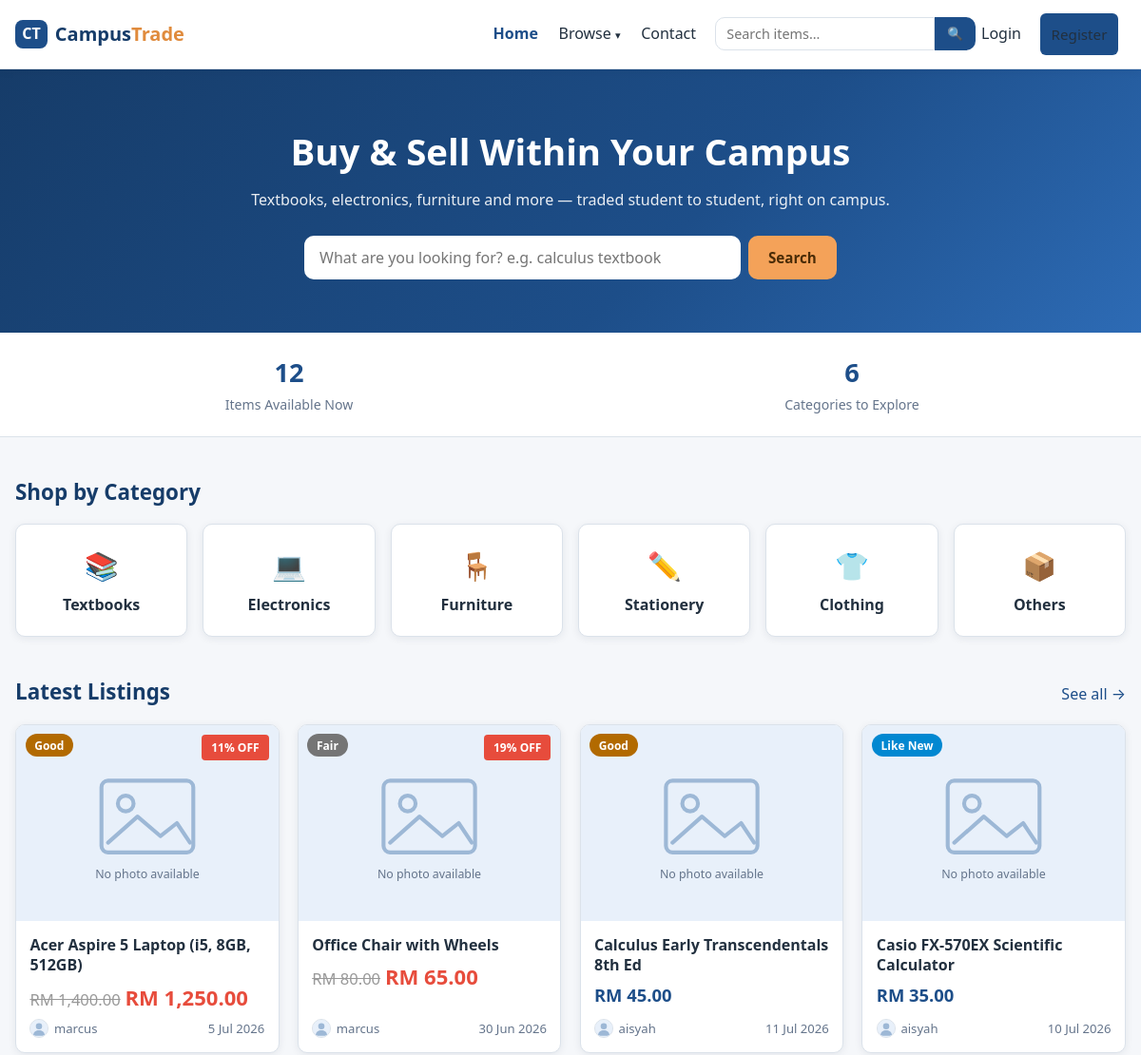
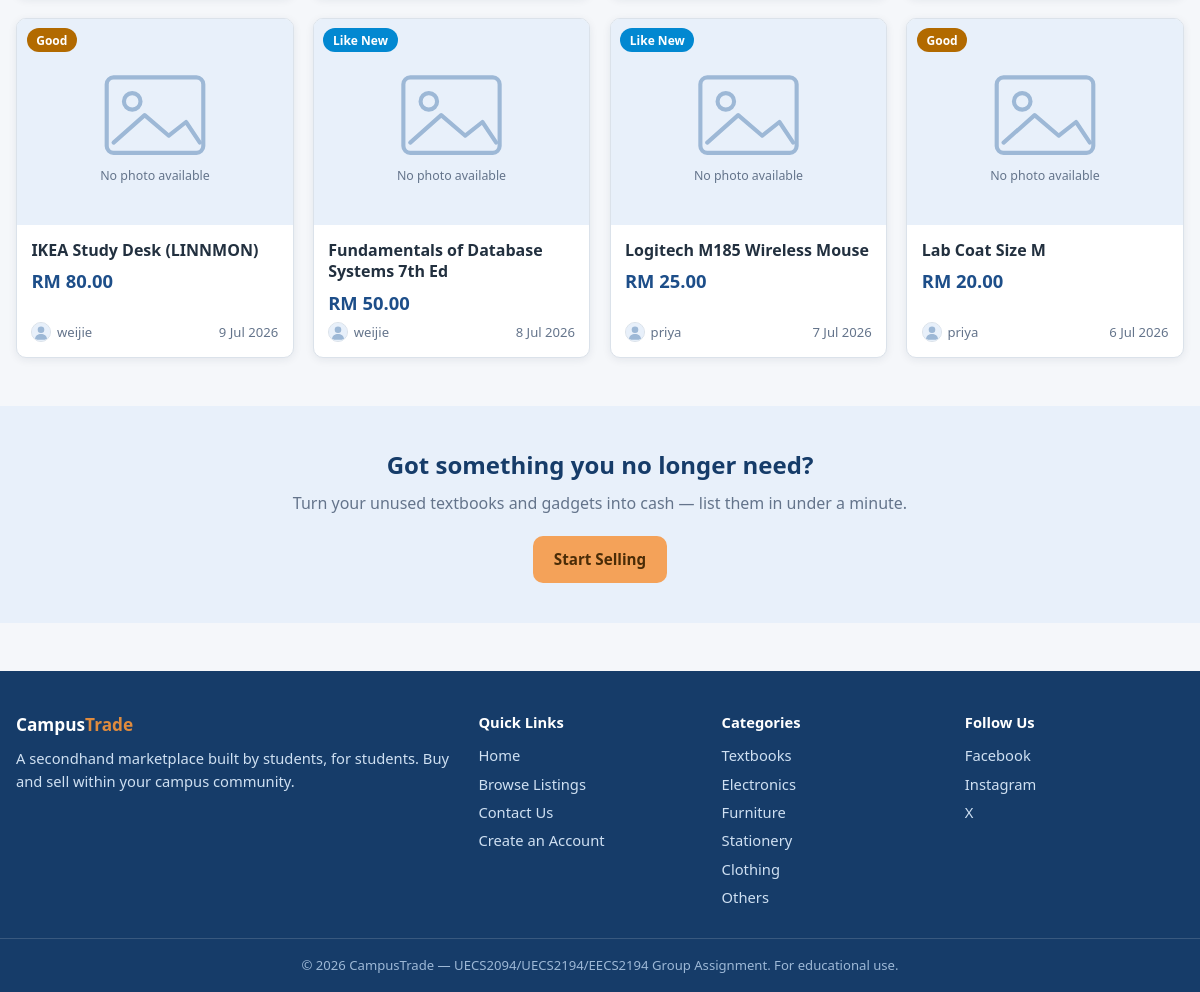
The page / on the database its author committed (2 pictures, top to bottom).
### tables this page shows
CREATE TABLE listings (
  listing_id     INT AUTO_INCREMENT PRIMARY KEY,
  user_id        INT NOT NULL,
  title          VARCHAR(100) NOT NULL,
  description    TEXT NOT NULL,
  price          DECIMAL(10,2) NOT NULL,
  original_price DECIMAL(10,2) NULL,
  is_discounted  TINYINT(1) NOT NULL DEFAULT 0,
  discounted_at  DATETIME NULL,
  category       VARCHAR(50) NOT NULL,
  item_condition ENUM('New','Like New','Good','Fair') NOT NULL,
  image          VARCHAR(255) NULL,
  status         ENUM('Available','Sold','Reserved') NOT NULL DEFAULT 'Available',
  created_at     DATETIME NOT NULL DEFAULT CURRENT_TIMESTAMP,
  updated_at     DATETIME NULL ON UPDATE CURRENT_TIMESTAMP,
  CONSTRAINT fk_listings_user FOREIGN KEY (user_id)
    REFERENCES users(user_id) ON DELETE CASCADE
);

CREATE TABLE users (
  user_id       INT AUTO_INCREMENT PRIMARY KEY,
  username      VARCHAR(50)  NOT NULL UNIQUE,
  email         VARCHAR(100) NOT NULL UNIQUE,
  password      VARCHAR(255) NOT NULL,
  phone         VARCHAR(20)  NULL,
  profile_image VARCHAR(255) NOT NULL DEFAULT 'default.png',
  qr_image      VARCHAR(255) NULL,
  role          ENUM('user','admin') NOT NULL DEFAULT 'user',
  created_at    DATETIME NOT NULL DEFAULT CURRENT_TIMESTAMP
);

### index.php (the view, shortened to what this page needs)
<?php
require_once __DIR__ . '/includes/db.php';
$stats = $conn->query(
    "SELECT COUNT(*) AS available_listings FROM listings WHERE status = 'Available'"
)->fetch_assoc();
$featured = $conn->query(
    "SELECT l.listing_id, l.title, l.price, l.original_price, l.is_discounted, l.item_condition, l.image, l.created_at, u.username, u.profile_image
     FROM listings l
     JOIN users u ON l.user_id = u.user_id
     WHERE l.status = 'Available'
     ORDER BY l.is_discounted DESC, l.created_at DESC
     LIMIT 8"
)->fetch_all(MYSQLI_ASSOC);
require_once __DIR__ . '/includes/header.php';
?>
<section class="hero">
    <div class="container hero-content">
        <h1>Buy &amp; Sell Within Your Campus</h1>
        <p>Textbooks, electronics, furniture and more — traded student to student, right on campus.</p>
        <form action="browse.php" method="get" class="hero-search" role="search">
            <input type="text" name="search" placeholder="What are you looking for? e.g. calculus textbook"
                   aria-label="Search listings">
            <button type="submit" class="btn btn-accent">Search</button>
        </form>
    </div>
</section>
<section class="stats-bar">
    <div class="container stats-grid stats-grid-2">
        <div class="stat">
            <span class="stat-number"><?= (int) $stats['available_listings'] ?></span>
            <span class="stat-label">Items Available Now</span>
        </div>
        <div class="stat">
            <span class="stat-number"><?= count(CATEGORIES) ?></span>
            <span class="stat-label">Categories to Explore</span>
        </div>
    </div>
</section>
<section class="container section">
    <h2 class="section-title">Shop by Category</h2>
    <div class="category-grid">
        <?php
        $category_icons = [
            'Textbooks'   => '&#128218;',
            'Electronics' => '&#128187;',
            'Furniture'   => '&#129681;',
            'Stationery'  => '&#9999;&#65039;',
            'Clothing'    => '&#128085;',
            'Others'      => '&#128230;',
        ];
        foreach (CATEGORIES as $cat): ?>
            <a class="category-card" href="browse.php?category=<?= urlencode($cat) ?>">
                <span class="category-icon"><?= $category_icons[$cat] ?></span>
                <span class="category-name"><?= e($cat) ?></span>
            </a>
        <?php endforeach; ?>
    </div>
</section>
<section class="container section">
    <div class="section-head">
        <h2 class="section-title">Latest Listings</h2>
        <a href="browse.php" class="see-all">See all &rarr;</a>
    </div>
    <?php if (!$featured): ?>
        <p class="empty-state">No listings yet — be the first to <a href="create_listing.php">sell an item</a>!</p>
    <?php else: ?>
        <div class="card-grid">
            <?php foreach ($featured as $item): ?>
                <a class="item-card" href="item.php?id=<?= (int) $item['listing_id'] ?>">
                    <div class="item-image">
                        <img src="<?= e(listing_image($item['image'])) ?>" alt="<?= e($item['title']) ?>">
                        <span class="badge <?= condition_class($item['item_condition']) ?>"><?= e($item['item_condition']) ?></span>
                        <?php if (has_discount($item)): ?>
                            <span class="discount-badge"><?= discount_pct($item) ?>% OFF</span>
                        <?php endif; ?>
                    </div>
                    <div class="item-body">
                        <h3 class="item-title"><?= e($item['title']) ?></h3>
                        <p class="item-price"><?= price_html($item) ?></p>
                        <p class="item-meta">
                            <span class="seller-chip">
                                <img src="<?= e(user_avatar($item['profile_image'])) ?>" alt="" class="avatar avatar-xs">
                                <?= e($item['username']) ?>
                            </span>
                            <span><?= format_date($item['created_at']) ?></span>
                        </p>
                    </div>
                </a>
            <?php endforeach; ?>
        </div>
    <?php endif; ?>
</section>
<section class="cta-strip">
    <div class="container">
        <h2>Got something you no longer need?</h2>
        <p>Turn your unused textbooks and gadgets into cash — list them in under a minute.</p>
        <a href="<?= is_logged_in() ? 'create_listing.php' : 'register.php' ?>" class="btn btn-accent">Start Selling</a>
    </div>
</section>
<?php require_once __DIR__ . '/includes/footer.php'; ?>

### includes/header.php (shortened to what this page needs)
<?php
$wishlist_count = 0;
$unread_count = 0;
$current_page = basename($_SERVER['PHP_SELF']);
?>
<!DOCTYPE html>
<html lang="en">
<head>
    <link rel="stylesheet" href="css/style.css">
</head>
<body>
<header class="navbar">
    <div class="navbar-inner">
        <a href="index.php" class="logo" aria-label="CampusTrade home">
            <span class="logo-mark">CT</span>
            <span class="logo-text">Campus<span class="logo-accent">Trade</span></span>
        </a>
        <nav class="nav-links" id="navLinks">
            <a href="index.php" class="<?= $current_page === 'index.php' ? 'active' : '' ?>">Home</a>
            <div class="dropdown">
                <a href="browse.php" class="dropdown-toggle <?= $current_page === 'browse.php' ? 'active' : '' ?>">
                    Browse <span class="caret">&#9662;</span>
                </a>
            </div>
            <a href="contact.php" class="<?= $current_page === 'contact.php' ? 'active' : '' ?>">Contact</a>
            <form action="browse.php" method="get" class="nav-search" role="search">
                <input type="text" name="search" placeholder="Search items..."
                       value="<?= e($_GET['search'] ?? '') ?>" aria-label="Search items">
                <button type="submit" aria-label="Search">&#128269;</button>
            </form>
            <?php if (is_logged_in()): ?>
                <a href="chat.php" class="wishlist-link <?= $current_page === 'chat.php' ? 'active' : '' ?>">
                    &#128172; Chats
                    <?php if ($unread_count > 0): ?>
                        <span class="wishlist-badge"><?= $unread_count ?></span>
                    <?php endif; ?>
                </a>
                <a href="wishlist.php" class="wishlist-link <?= $current_page === 'wishlist.php' ? 'active' : '' ?>">
                    &#9825; Wishlist
                    <?php if ($wishlist_count > 0): ?>
                        <span class="wishlist-badge"><?= $wishlist_count ?></span>
                    <?php endif; ?>
                </a>
                <div class="dropdown">
                    <a href="dashboard.php" class="dropdown-toggle user-toggle">
                        &#128100; <?= e($_SESSION['username']) ?> <span class="caret">&#9662;</span>
                    </a>
                    <div class="dropdown-menu">
                        <a href="dashboard.php">My Dashboard</a>
                        <a href="create_listing.php">Sell an Item</a>
                        <a href="profile.php">My Profile</a>
                        <a href="logout.php">Logout</a>
                    </div>
                </div>
            <?php else: ?>
                <a href="login.php" class="<?= $current_page === 'login.php' ? 'active' : '' ?>">Login</a>
                <a href="register.php" class="btn btn-primary btn-nav">Register</a>
            <?php endif; ?>
        </nav>
    </div>
</header>
<main class="page">

### includes/functions.php (shortened to what this page needs)
<?php
function e(?string $value): string
{
    return htmlspecialchars($value ?? '', ENT_QUOTES, 'UTF-8');
}
function is_logged_in(): bool
{
    return isset($_SESSION['user_id']);
}
function format_price(float $price): string
{
    return 'RM ' . number_format($price, 2);
}
function format_date(string $datetime): string
{
    return date('j M Y', strtotime($datetime));
}
function condition_class(string $condition): string
{
    return 'badge-' . strtolower(str_replace(' ', '-', $condition));
}
function listing_image(?string $image): string
{
    return 'images/placeholder.svg';
}
function user_avatar(?string $image): string
{
    return 'images/avatar.svg';
}
function has_discount(array $listing): bool
{
    return !empty($listing['is_discounted']) && $listing['original_price'] !== null;
}
function discount_pct(array $listing): int
{
    $original = (float) $listing['original_price'];
    return (int) round(($original - (float) $listing['price']) / $original * 100);
}
function price_html(array $listing): string
{
    if (has_discount($listing)) {
        return '<span class="original-price">' . format_price((float) $listing['original_price']) . '</span> '
             . '<span class="discounted-price">' . format_price((float) $listing['price']) . '</span>';
    }
    return format_price((float) $listing['price']);
}

### includes/footer.php (shortened to what this page needs)
</main>
<footer class="site-footer">
    <div class="container footer-grid">
        <div>
            <h3 class="footer-logo">Campus<span class="logo-accent">Trade</span></h3>
            <p>A secondhand marketplace built by students, for students. Buy and sell within your campus community.</p>
        </div>
        <div>
            <h4>Quick Links</h4>
            <ul>
                <li><a href="index.php">Home</a></li>
                <li><a href="browse.php">Browse Listings</a></li>
                <li><a href="contact.php">Contact Us</a></li>
                <li><a href="register.php">Create an Account</a></li>
            </ul>
        </div>
        <div>
            <h4>Categories</h4>
            <ul>
                <?php foreach (CATEGORIES as $cat): ?>
                    <li><a href="browse.php?category=<?= urlencode($cat) ?>"><?= e($cat) ?></a></li>
                <?php endforeach; ?>
            </ul>
        </div>
        <div>
            <h4>Follow Us</h4>
            <ul class="footer-social">
                <li><a href="https://www.facebook.com" target="_blank" rel="noopener">Facebook</a></li>
                <li><a href="https://www.instagram.com" target="_blank" rel="noopener">Instagram</a></li>
                <li><a href="https://www.twitter.com" target="_blank" rel="noopener">X</a></li>
            </ul>
        </div>
    </div>
    <div class="footer-bottom">
        <p>&copy; <?= date('Y') ?> CampusTrade — UECS2094/UECS2194/EECS2194 Group Assignment. For educational use.</p>
    </div>
</footer>
</body>
</html>

### rows shown on the page
listings: item_condition "Good", discount_pct($item) "11", title "Acer Aspire 5 Laptop (i5, 8GB, 512GB)", original_price "RM 1,400.00", price "RM 1,250.00", user.username "marcus", created_at "5 Jul 2026"
listings: item_condition "Fair", discount_pct($item) "19", title "Office Chair with Wheels", original_price "RM 80.00", price "RM 65.00", user.username "marcus", created_at "30 Jun 2026"
listings: item_condition "Good", title "Calculus Early Transcendentals 8th Ed", price "RM 45.00", user.username "aisyah", created_at "11 Jul 2026"
listings: item_condition "Like New", title "Casio FX-570EX Scientific Calculator", price "RM 35.00", user.username "aisyah", created_at "10 Jul 2026"
listings: item_condition "Good", title "IKEA Study Desk (LINNMON)", price "RM 80.00", user.username "weijie", created_at "9 Jul 2026"
listings: item_condition "Like New", title "Fundamentals of Database Systems 7th Ed", price "RM 50.00", user.username "weijie", created_at "8 Jul 2026"
listings: item_condition "Like New", title "Logitech M185 Wireless Mouse", price "RM 25.00", user.username "priya", created_at "7 Jul 2026"
listings: item_condition "Good", title "Lab Coat Size M", price "RM 20.00", user.username "priya", created_at "6 Jul 2026"

### other values the page prints
$stats['available_listings'] "12"
count(CATEGORIES) "6"
$category_icons[$cat] "📚"
$cat "Textbooks"
$category_icons[$cat] "💻"
$cat "Electronics"
$category_icons[$cat] "🪑"
$cat "Furniture"
$category_icons[$cat] "✏️"
$cat "Stationery"
$category_icons[$cat] "👕"
$cat "Clothing"
$category_icons[$cat] "📦"
$cat "Others"
